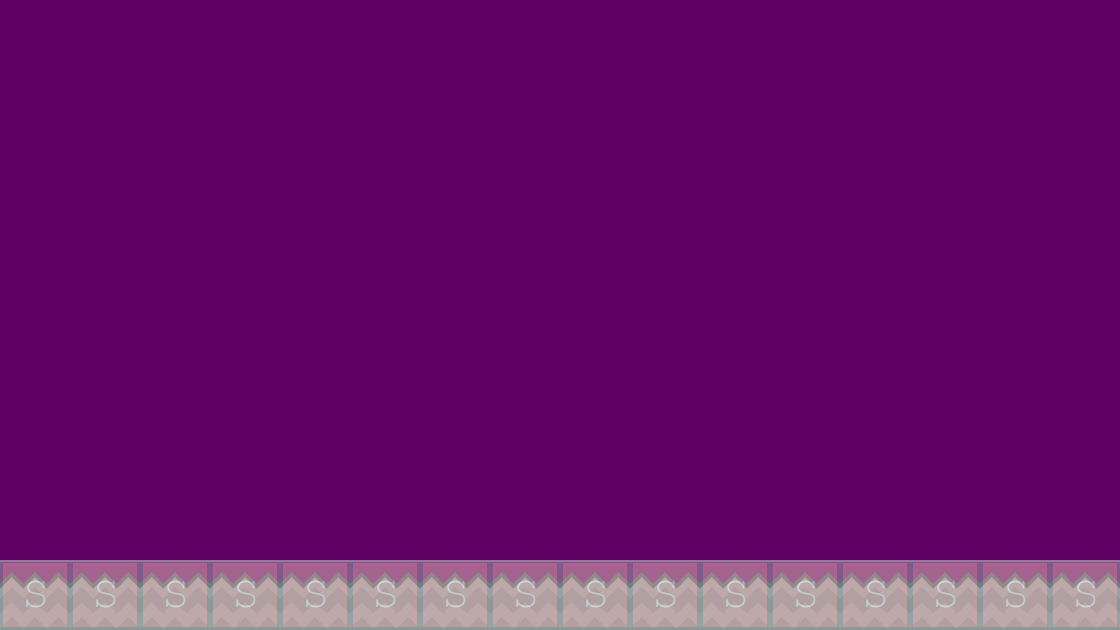

A 2D game scene composited from a Tiled map and its tileset images. What follows is a short description and the map's XML, with each tile layer's data collapsed to a summary:
An orthogonal 16x9 tile map with 70x70 px tiles, 2 tile layers (background, collision), 2 tilesets and 1 object (levelTrigger).

<map version="1.0" orientation="orthogonal" width="16" height="9" tilewidth="70" tileheight="70" backgroundcolor="#610064">
 <tileset firstgid="1" name="background-tiles" tilewidth="70" tileheight="70">
  <image source="../img/background-tiles.png" width="910" height="910" />
 </tileset>
 <tileset firstgid="170" name="solid-tile" tilewidth="70" tileheight="70">
  <image source="../img/solid-tile.png" width="70" height="70" />
  <tile id="0">
   <properties>
    <property name="type" value="solid" />
   </properties>
  </tile>
 </tileset>
 <layer name="background" width="16" height="9">
  <data>[144 cells, 16 non-empty, 1 distinct tile ids]</data>
 </layer>
 <layer name="collision" width="16" height="9" opacity="0.2">
  <data>[144 cells, 16 non-empty, 1 distinct tile ids]</data>
 </layer>
 <objectgroup name="trigger-entities" width="16" height="9" visible="0">
  <object name="levelTrigger" x="840" y="420" width="68" height="138">
   <properties>
    <property name="level" value="level02" />
   </properties>
  </object>
 </objectgroup>
</map>
